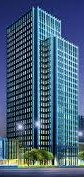
#> input picture Day5/image1.jpg, 84 x 177 px
$ python edges.py
#> lines starting #> are read from the running program, lines starting #| are printed output that depends on the picture
import cv2
import matplotlib.pyplot as plt
img=cv2.imread('image1.jpg')
#> img is the input picture: shape (177, 84, 3); mean B, G, R 120.1, 95.2, 68.9
br = cv2.blur(img,(5,5))
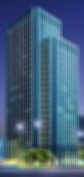
#> br: shape (177, 84, 3); mean B, G, R 120.2, 95.3, 68.9
gaussian = cv2.GaussianBlur(img,(5,5),0)
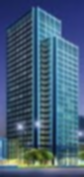
#> gaussian: shape (177, 84, 3); mean B, G, R 120.2, 95.3, 68.9
gray = cv2.cvtColor(img,cv2.COLOR_BGR2GRAY)
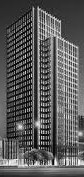
#> gray: shape (177, 84); min 2, max 251, mean 90.2
edges = cv2.Canny(gray,2,50)
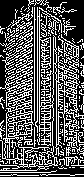
#> edges: shape (177, 84); 34.8% white in thin lines or dots
plt.imshow(cv2.cvtColor(edges,cv2.COLOR_BGR2RGB))
plt.show()

$ run again, with Day5/image2.jpg copied over Day5/image1.jpg
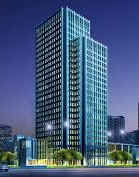
#> input picture Day5/image2.jpg, 139 x 177 px
#> img is the input picture: shape (177, 139, 3); mean B, G, R 124.2, 90.3, 69.4
#> `gray = cv2.cvtColor(img,cv2.COLOR_BGR2GRAY)`:
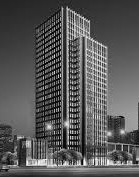
#> gray: shape (177, 139); min 2, max 254, mean 87.9
#> `edges = cv2.Canny(gray,2,50)`:
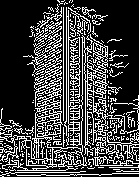
#> edges: shape (177, 139); 26% white in thin lines or dots
